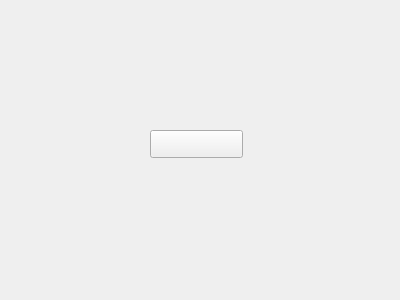
<?xml version="1.0" encoding="UTF-8"?>
<ui version="4.0">
 <class>Form</class>
 <widget class="QWidget" name="Form">
  <property name="geometry">
   <rect>
    <x>0</x>
    <y>0</y>
    <width>400</width>
    <height>300</height>
   </rect>
  </property>
  <property name="windowTitle">
   <string>Form</string>
  </property>
  <widget class="QPushButton" name="pushButton">
   <property name="geometry">
    <rect>
     <x>150</x>
     <y>130</y>
     <width>93</width>
     <height>28</height>
    </rect>
   </property>
  </widget>
 </widget>
 <resources/>
 <connections/>
</ui>
